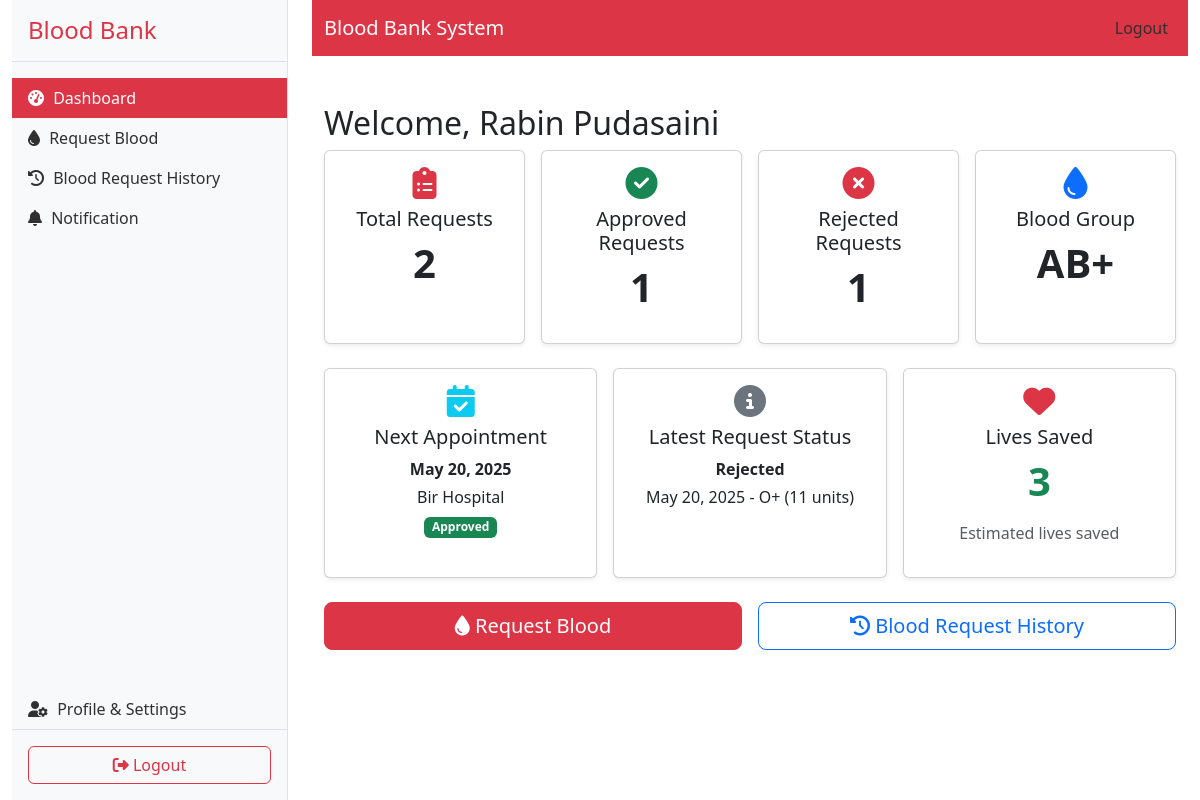
The page /dashboard/ (signed in) on the database its author committed.
### account/models.py (models this page shows, shortened)
class User(AbstractUser):
    class Role(models.TextChoices):
        ADMIN = 'ADMIN', _('Admin')
        DONOR = 'DONOR', _('Donor')
        PATIENT = 'PATIENT', _('Patient')
    role = models.CharField(
        max_length=10,
        choices=Role.choices,
        default=Role.DONOR
    )
    phone_number = models.CharField(max_length=15, blank=True)
    date_of_birth = models.DateField(null=True, blank=True)
    address = models.TextField(blank=True)
    profile_picture = models.ImageField(upload_to='profile_pics/', null=True, blank=True)
    is_email_verified = models.BooleanField(default=False)
    email = models.CharField(blank=True, max_length=254, verbose_name='email address')

class UserProfile(models.Model):
    user = models.OneToOneField(User, on_delete=models.CASCADE)
    blood_group = models.CharField(max_length=5, blank=True)
    last_donation_date = models.DateField(null=True, blank=True)
    medical_conditions = models.TextField(blank=True)
    emergency_contact = models.CharField(max_length=15, blank=True)

class BloodRequest(models.Model):
    patient = models.ForeignKey('User', on_delete=models.CASCADE, limit_choices_to={'role': 'PATIENT'})
    blood_group = models.CharField(max_length=5, choices=BLOOD_TYPE_CHOICES)
    quantity = models.PositiveIntegerField()
    request_date = models.DateField(auto_now_add=True)
    status = models.CharField(max_length=20, choices=[('PENDING', 'Pending'), ('APPROVED', 'Approved'), ('REJECTED', 'Rejected'), ('FULFILLED', 'Fulfilled')], default='PENDING')
    notes = models.TextField(blank=True)
    prescription = models.FileField(upload_to='prescriptions/', null=True, blank=True)
    created_at = models.DateTimeField(auto_now_add=True)
    preferred_center = models.CharField(max_length=255, blank=True, null=True)

### account/views.py (the view)
# urls.py: path('dashboard/', views.dashboard, name='dashboard'),
@login_required
def dashboard(request):
    user = request.user
    if user.role == 'ADMIN':
        return redirect('admin_dashboard')
    user_profile = getattr(user, 'userprofile', None)
    blood_group = user_profile.blood_group if user_profile else None
    context = {}
    if user.role == 'DONOR':
        donor = user
        from .models import DonationAppointment
        from django.utils import timezone
        from datetime import timedelta
        total_donations = DonationAppointment.objects.filter(donor=donor, status='CONFIRMED').count()
        last_appointment = DonationAppointment.objects.filter(donor=donor, status='CONFIRMED').order_by('-date').first()
        last_donation = last_appointment.date if last_appointment else None
        if last_donation:
            next_eligible_date = last_donation + timedelta(days=90)
        else:
            next_eligible_date = timezone.now().date()
        is_eligible = timezone.now().date() >= next_eligible_date
        upcoming_appointment = DonationAppointment.objects.filter(
            donor=donor,
            date__gte=timezone.now().date(),
            status__in=['PENDING', 'CONFIRMED']
        ).order_by('date').first()
        lives_saved = total_donations * 3
        recent_donations = DonationAppointment.objects.filter(donor=donor).order_by('-date')[:5]
        context.update({
            'donor': donor,
            'total_donations': total_donations,
            'last_donation': last_donation,
            'next_eligible_date': next_eligible_date,
            'is_eligible': is_eligible,
            'upcoming_appointment': upcoming_appointment,
            'lives_saved': lives_saved,
            'recent_donations': recent_donations,
            'blood_group': blood_group,
        })
    elif user.role == 'PATIENT':
        from .models import BloodRequest
        patient = user
        all_requests = BloodRequest.objects.filter(patient=patient)
        total_requests = all_requests.count()
        approved_requests = all_requests.filter(status='APPROVED').count()
        rejected_requests = all_requests.filter(status='REJECTED').count()
        latest_request = all_requests.order_by('-created_at').first()
        next_appointment = all_requests.filter(status='APPROVED').order_by('-created_at').first()
        lives_saved = approved_requests * 3  # Optional motivational card
        context.update({
            'patient': patient,
            'blood_group': blood_group,
            'total_requests': total_requests,
            'approved_requests': approved_requests,
            'rejected_requests': rejected_requests,
            'latest_request': latest_request,
            'next_appointment': next_appointment,
            'lives_saved': lives_saved,
        })
    return render(request, 'account/dashboard.html', context)

### templates/account/dashboard.html (shortened to what this page needs)
{% extends 'base.html' %}
{% block content %}
{% if donor %}
  <h2>Welcome, {{ donor.get_full_name }}</h2>
  <p>Your blood group: {{ blood_group|default:'Not Set' }}</p>
{% elif patient %}
  <div class="container py-4">
    <h2>Welcome, {{ patient.get_full_name }}</h2>
    <div class="row mb-4 g-3">
      <div class="col-md-3">
        <div class="card text-center shadow-sm h-100">
          <div class="card-body">
            <i class="fas fa-clipboard-list fa-2x text-danger mb-2"></i>
            <h5 class="card-title">Total Requests</h5>
            <p class="display-6 fw-bold">{{ total_requests }}</p>
          </div>
        </div>
      </div>
      <div class="col-md-3">
        <div class="card text-center shadow-sm h-100">
          <div class="card-body">
            <i class="fas fa-check-circle fa-2x text-success mb-2"></i>
            <h5 class="card-title">Approved Requests</h5>
            <p class="display-6 fw-bold">{{ approved_requests }}</p>
          </div>
        </div>
      </div>
      <div class="col-md-3">
        <div class="card text-center shadow-sm h-100">
          <div class="card-body">
            <i class="fas fa-times-circle fa-2x text-danger mb-2"></i>
            <h5 class="card-title">Rejected Requests</h5>
            <p class="display-6 fw-bold">{{ rejected_requests }}</p>
          </div>
        </div>
      </div>
      <div class="col-md-3">
        <div class="card text-center shadow-sm h-100">
          <div class="card-body">
            <i class="fas fa-tint fa-2x text-primary mb-2"></i>
            <h5 class="card-title">Blood Group</h5>
            <p class="display-6 fw-bold">{{ blood_group|default:'Not Set' }}</p>
          </div>
        </div>
      </div>
    </div>
    <div class="row mb-4 g-3">
      <div class="col-md-4">
        <div class="card text-center shadow-sm h-100">
          <div class="card-body">
            <i class="fas fa-calendar-check fa-2x text-info mb-2"></i>
            <h5 class="card-title">Next Appointment</h5>
            {% if next_appointment %}
              <p class="mb-1"><strong>{{ next_appointment.request_date }}</strong></p>
              <p class="mb-1">{{ next_appointment.preferred_center }}</p>
              <span class="badge bg-success">Approved</span>
            {% else %}
              <p class="text-muted">No approved appointment yet.</p>
            {% endif %}
          </div>
        </div>
      </div>
      <div class="col-md-4">
        <div class="card text-center shadow-sm h-100">
          <div class="card-body">
            <i class="fas fa-info-circle fa-2x text-secondary mb-2"></i>
            <h5 class="card-title">Latest Request Status</h5>
            {% if latest_request %}
              <p class="mb-1"><strong>{{ latest_request.status|title }}</strong></p>
              <p class="mb-1">{{ latest_request.request_date }} - {{ latest_request.blood_group }} ({{ latest_request.quantity }} units)</p>
            {% else %}
              <p class="text-muted">No requests yet.</p>
            {% endif %}
          </div>
        </div>
      </div>
      <div class="col-md-4">
        <div class="card text-center shadow-sm h-100">
          <div class="card-body">
            <i class="fas fa-heart fa-2x text-danger mb-2"></i>
            <h5 class="card-title">Lives Saved</h5>
            <p class="display-6 fw-bold text-success">{{ lives_saved }}</p>
            <p class="text-muted">Estimated lives saved</p>
          </div>
        </div>
      </div>
    </div>
    <div class="row mb-4 g-3 text-center">
      <div class="col-md-6">
        <a href="{% url 'request_blood' %}" class="btn btn-danger btn-lg w-100"><i class="fas fa-tint"></i> Request Blood</a>
      </div>
      <div class="col-md-6">
        <a href="{% url 'blood_request_history' %}" class="btn btn-outline-primary btn-lg w-100"><i class="fas fa-history"></i> Blood Request History</a>
      </div>
    </div>
  </div>
{% endif %}
{% endblock %}

### rows shown on the page
User: get_full_name "Rabin Pudasaini"
UserProfile: blood_group "AB+"
BloodRequest: request_date "May 20, 2025", preferred_center "Bir Hospital"
BloodRequest: status "Rejected", request_date "May 20, 2025", blood_group "O+", quantity "11"

### other values the page prints
{{ total_requests }} "2"
{{ approved_requests }} "1"
{{ rejected_requests }} "1"
{{ lives_saved }} "3"
